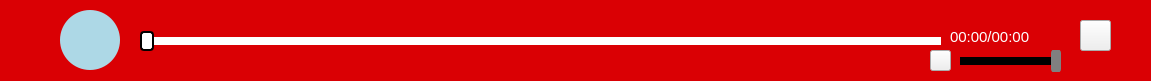
   <widget class="QFrame" name="musicSlide">
    <property name="geometry">
     <rect>
      <x>-10</x>
      <y>560</y>
      <width>1151</width>
      <height>81</height>
     </rect>
    </property>
    <property name="styleSheet">
     <string notr="true">QFrame{
background-color:rgb(218, 0, 4);
}
QLabel{
background-color: transparent;
}</string>
    </property>
    <property name="frameShape">
     <enum>QFrame::NoFrame</enum>
    </property>
    <property name="frameShadow">
     <enum>QFrame::Raised</enum>
    </property>
    <widget class="QPushButton" name="PlayPause">
     <property name="geometry">
      <rect>
       <x>60</x>
       <y>10</y>
       <width>60</width>
       <height>60</height>
      </rect>
     </property>
     <property name="styleSheet">
      <string notr="true">border-radius: 30px; 
background-color: lightblue;</string>
     </property>
     <property name="text">
      <string/>
     </property>
    </widget>
    <widget class="QSlider" name="horizontalSlider">
     <property name="geometry">
      <rect>
       <x>140</x>
       <y>30</y>
       <width>801</width>
       <height>22</height>
      </rect>
     </property>
     <property name="styleSheet">
      <string notr="true">QSlider::groove:horizontal {
    border: 0px;
    background:white;
	height:8px;
}
QSlider::handle:horizontal {
    background: qlineargradient(x1:0, y1:0, x2:1, y2:1, stop:0 #b4b4b4, stop:1 #8f8f8f);
    border: 2px solid #5c5c5c;
    width: 10px;
    margin:-6px 0;
    border-radius: 4px;
    background:white;
    border: 2px solid black;
}

QSlider::add-page:horizontal {
    background: white;
}

QSlider::sub-page:horizontal {
    background:black;
}</string>
     </property>
     <property name="maximum">
      <number>200</number>
     </property>
     <property name="singleStep">
      <number>0</number>
     </property>
     <property name="pageStep">
      <number>0</number>
     </property>
     <property name="orientation">
      <enum>Qt::Horizontal</enum>
     </property>
     <property name="invertedAppearance">
      <bool>false</bool>
     </property>
     <property name="invertedControls">
      <bool>false</bool>
     </property>
    </widget>
    <widget class="QSlider" name="volumeSlider">
     <property name="geometry">
      <rect>
       <x>960</x>
       <y>50</y>
       <width>101</width>
       <height>22</height>
      </rect>
     </property>
     <property name="styleSheet">
      <string notr="true">QSlider::groove:horizontal {
    border: 0px;
    background:white;
	height:8px;
}
QSlider::handle:horizontal {
    background: qlineargradient(x1:0, y1:0, x2:1, y2:1, stop:0 #b4b4b4, stop:1 #8f8f8f);
    border: 1px solid #5c5c5c;
    width: 10px;
    margin:-8px 0;
    border-radius: 4px;
    background:grey;
    border: 0px solid black;
}

QSlider::add-page:horizontal {
    background: white;
}

QSlider::sub-page:horizontal {
    background:black;
}</string>
     </property>
     <property name="maximum">
      <number>100</number>
     </property>
     <property name="singleStep">
      <number>0</number>
     </property>
     <property name="pageStep">
      <number>0</number>
     </property>
     <property name="value">
      <number>100</number>
     </property>
     <property name="orientation">
      <enum>Qt::Horizontal</enum>
     </property>
    </widget>
    <widget class="QLabel" name="label">
     <property name="geometry">
      <rect>
       <x>950</x>
       <y>26</y>
       <width>121</width>
       <height>21</height>
      </rect>
     </property>
     <property name="font">
      <font>
       <pointsize>11</pointsize>
      </font>
     </property>
     <property name="styleSheet">
      <string notr="true">color:white</string>
     </property>
     <property name="text">
      <string>00:00/00:00</string>
     </property>
    </widget>
    <widget class="QPushButton" name="muteToggle">
     <property name="geometry">
      <rect>
       <x>930</x>
       <y>50</y>
       <width>21</width>
       <height>21</height>
      </rect>
     </property>
     <property name="text">
      <string/>
     </property>
    </widget>
    <widget class="QPushButton" name="modeChange">
     <property name="geometry">
      <rect>
       <x>1080</x>
       <y>20</y>
       <width>31</width>
       <height>31</height>
      </rect>
     </property>
     <property name="text">
      <string/>
     </property>
    </widget>
    <widget class="QLabel" name="songName">
     <property name="geometry">
      <rect>
       <x>140</x>
       <y>0</y>
       <width>781</width>
       <height>31</height>
      </rect>
     </property>
     <property name="font">
      <font>
       <family>Segoe UI</family>
       <pointsize>-1</pointsize>
      </font>
     </property>
     <property name="styleSheet">
      <string notr="true">color:white;
font-size:16px;</string>
     </property>
     <property name="text">
      <string/>
     </property>
    </widget>
    <widget class="QLabel" name="sourceName">
     <property name="geometry">
      <rect>
       <x>140</x>
       <y>51</y>
       <width>711</width>
       <height>20</height>
      </rect>
     </property>
     <property name="font">
      <font>
       <family>Segoe UI</family>
       <pointsize>-1</pointsize>
      </font>
     </property>
     <property name="styleSheet">
      <string notr="true">color:white;
font-size:16px;</string>
     </property>
     <property name="text">
      <string/>
     </property>
    </widget>
    <widget class="QPushButton" name="skip">
     <property name="geometry">
      <rect>
       <x>90</x>
       <y>20</y>
       <width>40</width>
       <height>40</height>
      </rect>
     </property>
     <property name="styleSheet">
      <string notr="true">border-radius:20px;</string>
     </property>
     <property name="text">
      <string/>
     </property>
    </widget>
    <zorder>horizontalSlider</zorder>
    <zorder>volumeSlider</zorder>
    <zorder>PlayPause</zorder>
    <zorder>label</zorder>
    <zorder>muteToggle</zorder>
    <zorder>modeChange</zorder>
    <zorder>songName</zorder>
    <zorder>sourceName</zorder>
    <zorder>skip</zorder>
   </widget>
